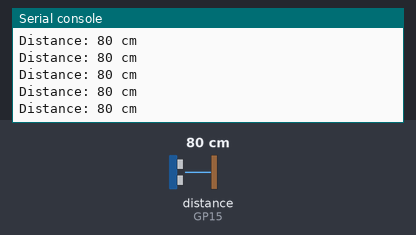
The program below on a simulated Raspberry Pi Pico running MicroPython. On the bench: the last lines printed to the serial console. The test bench sets the inputs (shaded band); at power-on: distance to the obstacle (sensor on GP15) 80 cm. The echo pulse lasts 58.3 µs per cm.

Above: at 1.2 s.
1.3 s: distance to the obstacle (sensor on GP15) set to 2 cm
At 1.48 s:
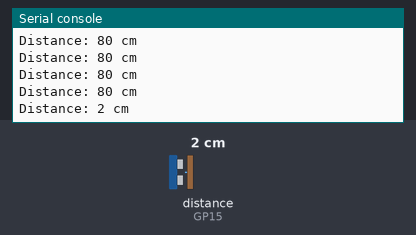
2.8 s: distance to the obstacle (sensor on GP15) set to 4 cm
At 2.89 s:
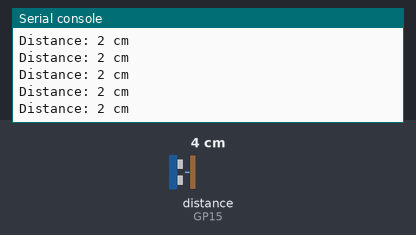
Timing chart, 0 to 5.8 s (numbered marks = the images above; inputs shaded):
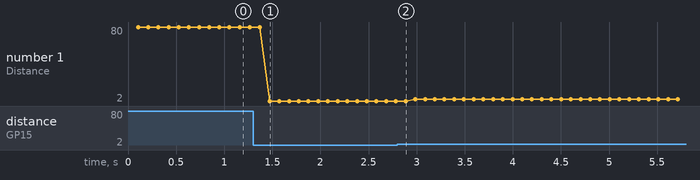

The program:

distance2.py
```python
"""
*****************************
* Developer: MJtronics
* Date: 2024-01-15
*****************************

Description:
This code measures the distance using an ultrasonic sensor and prints the result in centimeters.
It uses the time_pulse_us function for accurate pulse width measurement and calculates distance
based on the duration of the pulse. The measurement stops if the user interrupts (e.g., keyboard interrupt).

Pin Configuration:
- Trigger Pin: GP14 (Output)
- Echo Pin: GP15 (Input)

"""

from machine import Pin, time_pulse_us
import utime

# Ultrasonic sensor pins
trigger_pin = Pin(14, Pin.OUT)
echo_pin = Pin(15, Pin.IN)

def get_distance():
    """
    Measures the distance using an ultrasonic sensor.

    Returns:
    - distance: Distance in centimeters.
    """
    # Trigger pulse to start measurement
    trigger_pin.off()
    utime.sleep_us(2)
    trigger_pin.on()
    utime.sleep_us(10)
    trigger_pin.off()

    # Measure the pulse width on the echo pin
    pulse_width = time_pulse_us(echo_pin, 1, 30000)  # 30ms timeout (max range)

    # Calculate distance in centimeters
    distance = (pulse_width / 2) / 29.1

    return round(distance)

try:
    while True:
        # Measure distance and print result
        distance_cm = get_distance()
        utime.sleep_ms(100)  # To avoid measuring too frequently
        print("Distance:", distance_cm, "cm")

except KeyboardInterrupt:
    print("Measurement stopped by user")
```

Measured:
- after the input at 1.3 s, the serial console: prints a new line after 0.17 s (image 1)
- plotted number 1: 80 → 2 after the input at 1.3 s, 2 → 4 after the input at 2.8 s
